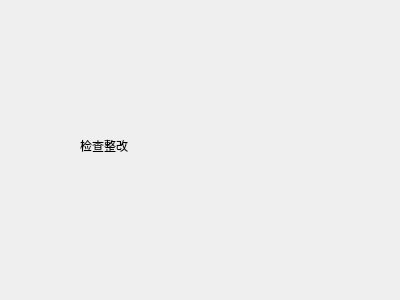
<?xml version="1.0" encoding="UTF-8"?>
<ui version="4.0">
 <class>WidgetJCZG</class>
 <widget class="QWidget" name="WidgetJCZG">
  <property name="geometry">
   <rect>
    <x>0</x>
    <y>0</y>
    <width>400</width>
    <height>300</height>
   </rect>
  </property>
  <property name="windowTitle">
   <string>WidgetJCZG</string>
  </property>
  <widget class="QLabel" name="label">
   <property name="geometry">
    <rect>
     <x>80</x>
     <y>100</y>
     <width>181</width>
     <height>91</height>
    </rect>
   </property>
   <property name="text">
    <string>检查整改</string>
   </property>
  </widget>
 </widget>
 <layoutdefault spacing="6" margin="11"/>
 <resources/>
 <connections/>
</ui>
